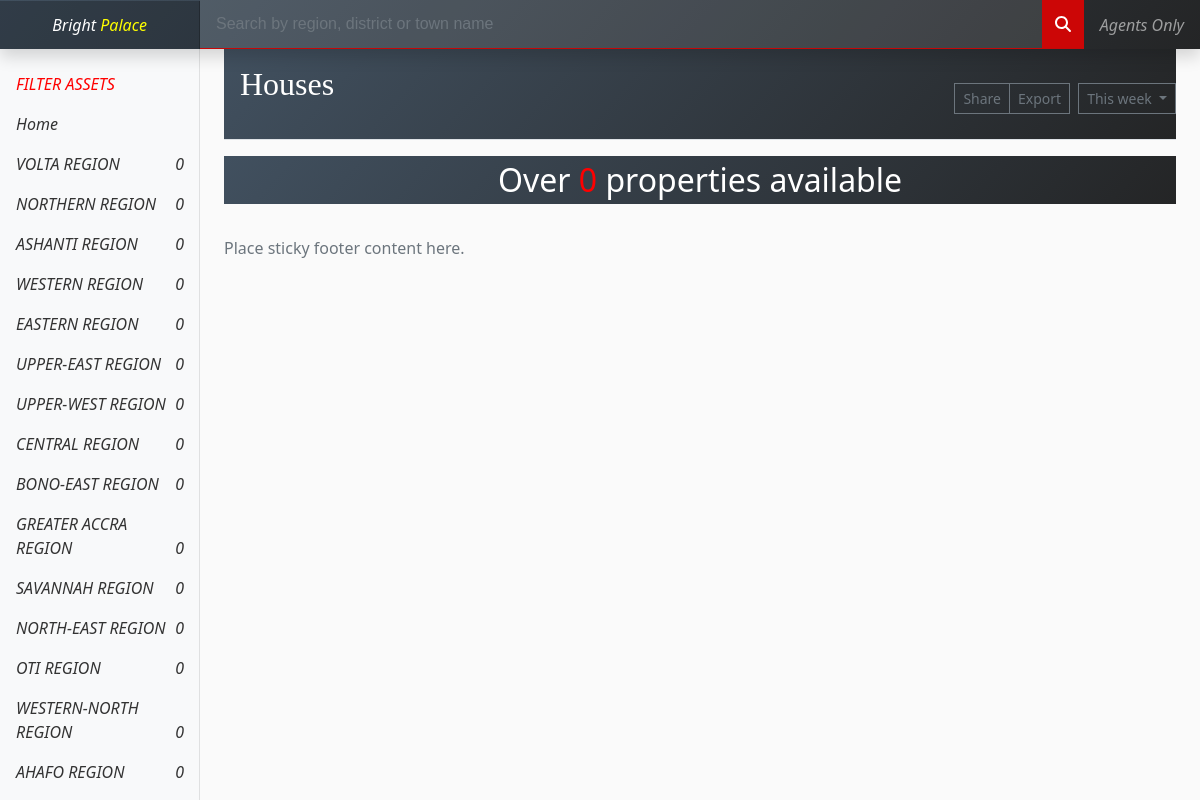
The app's page /category/2/ with its own data.
### core/models.py (models this page shows, shortened)
class Region(models.Model):
    name = models.CharField(max_length=50, null=True)

class Category(models.Model):
    name = models.CharField(max_length=50)

### core/views.py (the view)
# urls.py: path('category/<int:pk>/', views.cat_item, name='home'),
def cat_item(request, pk):
    category = Category.objects.get(id=pk)
    property = category.property_set.all()
    regions = Region.objects.all()
    context = {
        'category':category,
        'property':property,
        'regions':regions
        }
    return render(request, 'core/home.html', context)

### core/templates/core/home.html (shortened to what this page needs)
{% extends 'base.html' %}
{% load static %}
{% block content %}
{% include 'navbar.html' %}
<div class="container-fluid">
    <div class="row">
    {% include 'sidebar.html' %}
        <main class="col-md-9 ms-sm-auto col-lg-10 px-md-4 ">
            <div class="topBanner d-flex justify-content-between flex-wrap flex-md-nowrap align-items-center pt-3 pb-2 mb-3 border-bottom">
                <h1 class="h2 ">{{ category.name }}s</h1>
                <div class="btn-toolbar mb-2 mb-md-0">
                    <div class="btn-group me-2">
                        <button type="button" class="btn btn-sm btn-outline-secondary">Share</button>
                        <button type="button" class="btn btn-sm btn-outline-secondary">Export</button>
                    </div>
                    <button type="button" class="btn btn-sm btn-outline-secondary dropdown-toggle">
                        This week
                    </button>
                </div>
            </div>
            <div class="">
                <div class="numContainer">
                    <div class="numP">
                        <p> <marquee scrolldelay="50" direction="left"> Over <span style="color:rgb(255, 0, 0);">{{ property.count }}</span> properties available</marquee></p>
                    </div>
                </div>
            </div>
            <footer class="footer mt-auto py-3 foot">
                <div class="mycontai ner contaier">
                    <span class="text-muted ">Place sticky footer content here.</span>
                </div>
            </footer>
        </main>
    </div>
</div>
{% endblock content %}

### templates/sidebar.html (shortened to what this page needs)
{% block sidebar %}
{% load static %}
<nav id="sidebarMenu" class="col-md-3 col-lg-2 d-md-block bg-light sidebar collapse">
    <div class="position-sticky pt-3">
        <ul class="nav flex-column">
            <li class="nav-item">
                <a class="nav-link active disabled" aria-current="page" href="#">
                    FILTER ASSETS
                </a>
            </li>
            <li class="nav-item">
                <a class="nav-link" href="{% url 'index' %}">
                    Home
                </a>
            </li>
            {% for i in regions %}
            <li class="nav-item">
               <a class="nav-link" href="{% url 'region-filter' i.id %}?q={{ i.name }} %}">
                   {{ i.name }}<span style="float: right;">{{i.property_set.all.count}}</span>
               </a>
           </li>
            {% endfor %}
        </ul>
    </div>
</nav>
{% endblock sidebar %}

### static/css/main.css (style rules this page uses)
body { background-color: hsl(0, 0%, 98%); }
h1,h2,h3,h4,h5,h6 { color:hsl(0, 0%, 30%); }
.btn { border-radius: 0; }
h1 { font-family: 'Playfair Display', serif; font-size: 59px; color: white; font-weight: 600; padding-bottom: 20px; }
p, input, textarea, label { font-family: 'Poppins', sans-serif; }
a { color: #828282; font-style: italic; }
.numContainer { margin-top: 0; background: linear-gradient(132deg, rgb(65, 80, 95) 0.00%, rgb(36, 37, 38) 100.00%); }
.numP p { margin-bottom: 1rem; margin-top: 0%; font-size: 2rem; padding: 0 2rem; color: rgb(255, 255, 255); font-weight: 600; text-align: center; }
.numP { color: white; text-align: center; font-size: 2rem; }
.topBanner { background: linear-gradient(132deg, rgb(65, 80, 95) 0.00%, rgb(36, 37, 38) 100.00%); margin: 0; }
.topBanner h1 { margin-left: 1rem; }

### static/css/horizontal-scroll.css (style rules this page uses)
* { box-sizing: border-box; }
ul { padding: 0; margin: 0; }

### static/css/index.css (style rules this page uses)
.sidebar { position: fixed; overflow-y: auto; overflow-x: hidden; top: 0; bottom: 0; left: 0; z-index: 100; padding: 48px 0 0; box-shadow: inset -1px 0 0 rgba(0, 0, 0, .1); }
.sidebar .nav-link { font-weight: 500; color: #333; }
.sidebar .nav-link.active { color: #2470dc; }
.sidebar .nav-link:hover, .sidebar .nav-link.active { color: red; }

### records on screen
Region: name "VOLTA REGION", property_set.all.count "0"
Region: name "NORTHERN REGION", property_set.all.count "0"
Region: name "ASHANTI REGION", property_set.all.count "0"
Region: name "WESTERN REGION", property_set.all.count "0"
Region: name "EASTERN REGION", property_set.all.count "0"
Region: name "UPPER-EAST REGION", property_set.all.count "0"
Region: name "UPPER-WEST REGION", property_set.all.count "0"
Region: name "CENTRAL REGION", property_set.all.count "0"
Region: name "BONO-EAST REGION", property_set.all.count "0"
Region: name "GREATER ACCRA REGION", property_set.all.count "0"
Region: name "SAVANNAH REGION", property_set.all.count "0"
Region: name "NORTH-EAST REGION", property_set.all.count "0"
Region: name "OTI REGION", property_set.all.count "0"
Region: name "WESTERN-NORTH REGION", property_set.all.count "0"
Region: name "AHAFO REGION", property_set.all.count "0"
Category: name "House"
